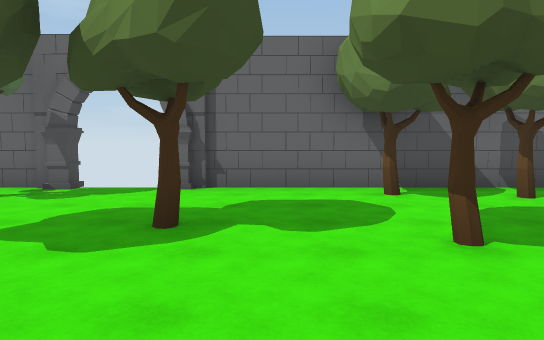
[1] (above)

16 first-person views from a walk through a Unity game level. The camera is 1.5 m above the floor, tilts 4° down and sees 70° across. The floor is counted in squares, 2 m on a side. Each view is taken from the middle of a square. On the plan, view 1 faces up. The plan holds only what a view shows up to about 12 squares ahead; the rest is blank. Some animated figures are left out. Door leaves are left out, so doorways stand open.

[2]
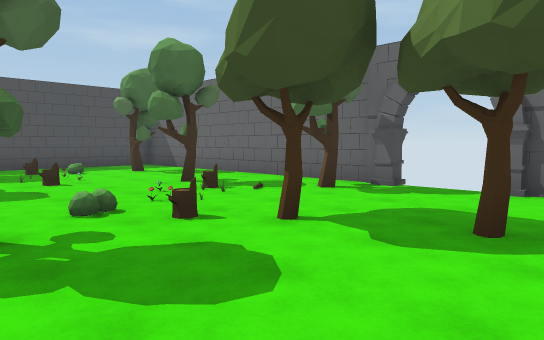

[3]
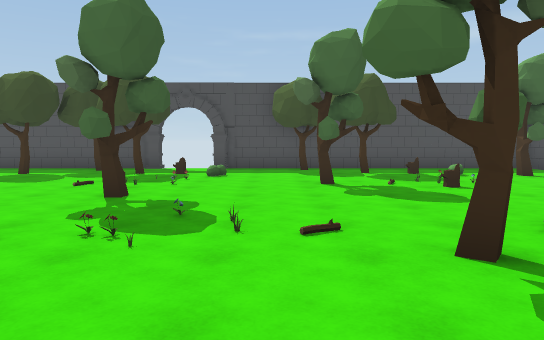

[4]
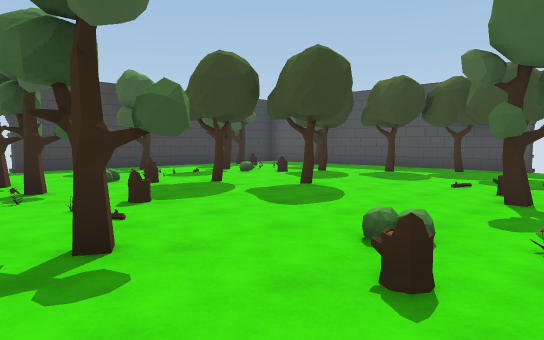

[5]
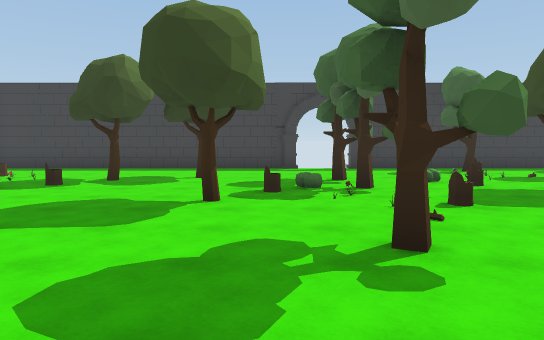

[6]
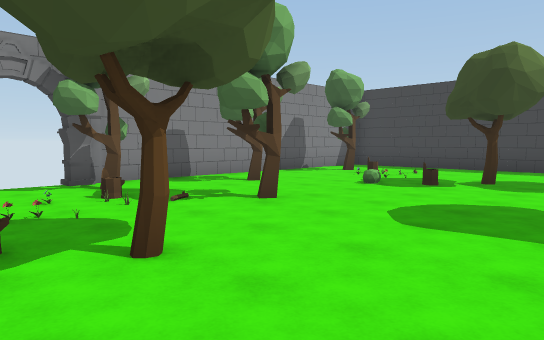

[7]
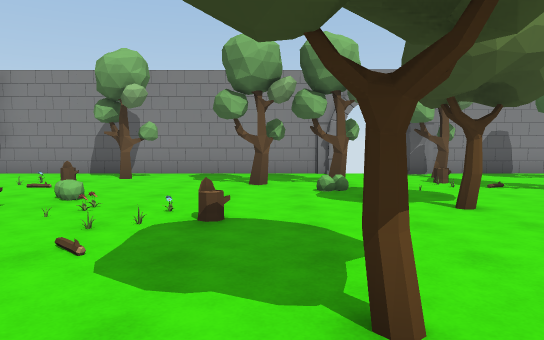

[8]
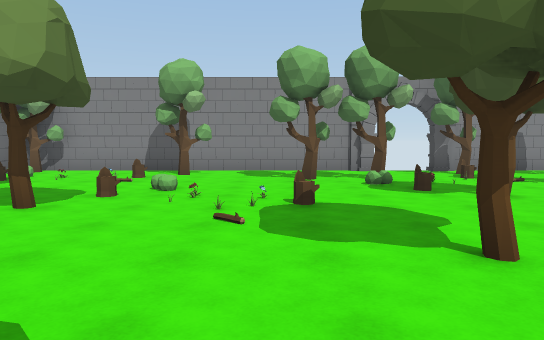

[9]
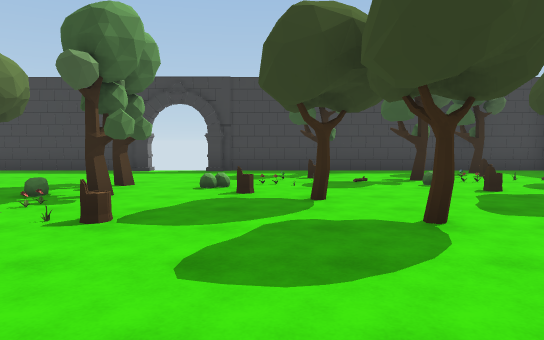

[10]
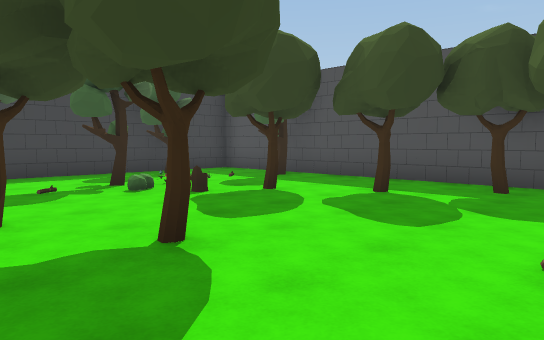

[11]
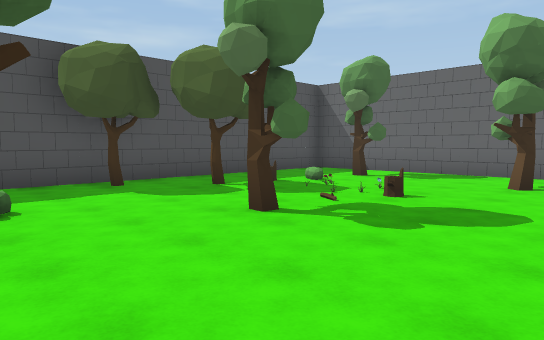

[12]
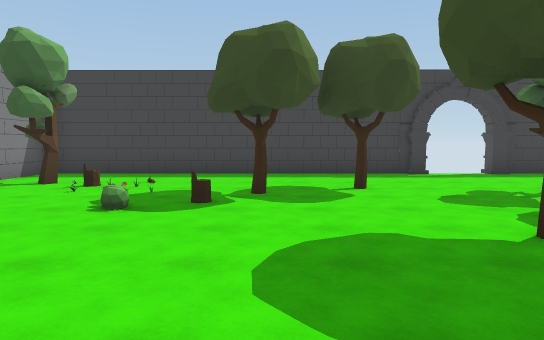

[13]
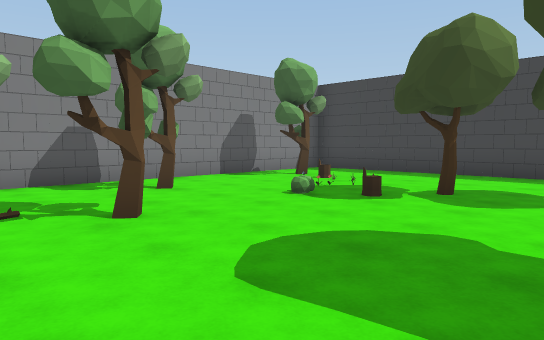

[14]
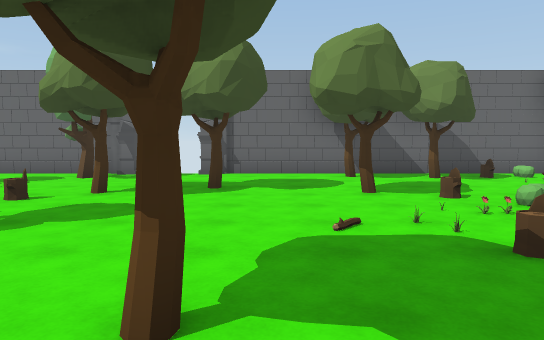

[15]
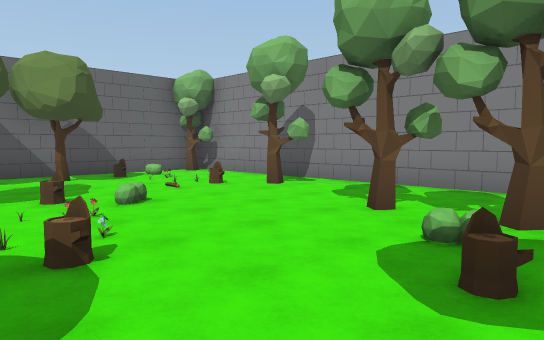

[16]
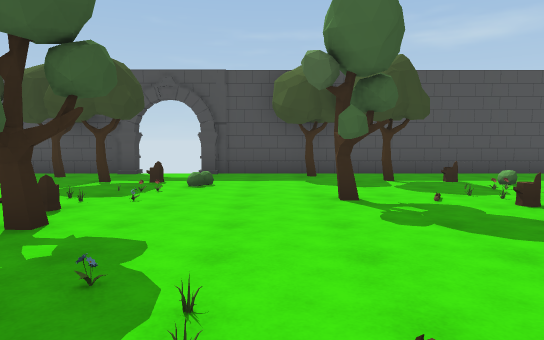

### Floor plan
Points are (right, up) in squares from view 1. A wall is a line through its corners. A room is listed if a view was taken in it or the views show most of it. See-through windows are left out.
Room 1 (views 1, 2, 3, 4, 5, 6, 7, 8, 9, 10, 11, 12, 13, 14, 15, 16)
walls: (7.3, -2.8) (7.3, -2.2); (-1.2, 6.3) (-1.8, 6.3); (-3.3, 6.3) (-3.8, 6.3); (7.3, -4.8) (7.3, -4.3) (7.7, -4.3); (7.5, -2.4) (7.5, 6.5) (-1.4, 6.5); (-3.6, 6.5) (-12.5, 6.5) (-12.5, -2.4); (-1.7, -13.3) (-1.2, -13.3); (-12.3, -2.2) (-12.3, -2.8); (-12.3, -4.3) (-12.3, -4.8); (-3.8, -13.3) (-3.3, -13.3); (-1.4, -13.5) (7.5, -13.5) (7.5, -4.6); (-12.5, -4.6) (-12.5, -13.5) (-3.6, -13.5)
ways out: open door at (-12.5, -3.5); open door at (-2.5, -13.5); open door at (-2.5, 6.5); gap at (-6, -13)
objects: tree (-12, -11); tree (-12, -6); tree (-12, 0); tree (-11, 1); stump (-11, 2); tree (-10, -13); other object (-10, -12); other object (-10, -10); tree (-10, -9); tree (-10, -7); tree (-10, -4); stump (-10, -3); tree (-10, 5); other object (-9, -11); stump (-9, -9); other object (-9, -3); other object (-9, 3); tree (-8, -11); other object (-8, -4); other object (-8, -3); other object (-8, -2); tree (-8, 0); other object (-8, 1); stump (-8, 2); other object (-8, 3); tree (-7, -7); stump (-7, -3); tree (-7, 4); tree (-6, -12); other object (-6, -11); tree (-6, -8); tree (-6, -3); stump (-5, -9); flower (-5, -2); other object (-5, -1); other object (-5, 2); other object (-5, 3); stump (-5, 4); other object (-5, 5); other object (-4, -10); other object (-4, -3); other object (-4, -2); other object (-4, -1); tree (-4, 0) to (-4, 1); other object (-4, 4); tree (-4, 5); tree (-3, -10) to (-2, -10); tree (-3, -8); stump (-3, -7); other object (-3, -6); stump (-3, -3); other object (-3, -2); stump (-3, 2); tree (-3, 3); other object (-2, -8); other object (-2, -7); tree (-2, -5); stump (-1, -8); tree (-1, 4); tree (0, -7); tree (0, -1); tree (1, -10); other object (1, 1); tree (1, 3); tree (2, -10); tree (2, -3); other object (2, -1); stump (2, 0); other object (2, 1); stump (2, 2); tree (2, 6); stump (3, -9); stump (3, -2); other object (3, 0); other object (3, 1); tree (3, 5); other object (4, -11); other object (4, -10); other object (4, -9); tree (4, -6); other object (4, -4); other object (4, -3); stump (5, -11); other object (5, -9); other object (5, -5); stump (5, -4); other object (5, -3); tree (5, -2); tree (5, -1); other object (5, 2); stump (5, 3); other object (5, 4); stump (5, 5); other object (5, 6); tree (6, -11); tree (6, -7); tree (6, -5); other object (6, -4); tree (6, 2); other object (6, 3); other object (6, 4); tree (7, 6)

Positions as (right, up) in squares from view 1, and headings:
1: (0, 0), facing up
2: (0, 0), facing up-left
3: (-1, -1), facing left
4: (-1, -2), facing down-left
5: (-1, -2), facing down
6: (0, -2), facing down-right
7: (-2, -1), facing right
8: (-3, 0), facing right
9: (-5, -3), facing down
10: (-5, -4), facing down-left
11: (-5, -3), facing up-left
12: (2, -4), facing down
13: (0, -4), facing down-right
14: (0, -3), facing up
15: (1, -3), facing up-right
16: (-3, -1), facing left
